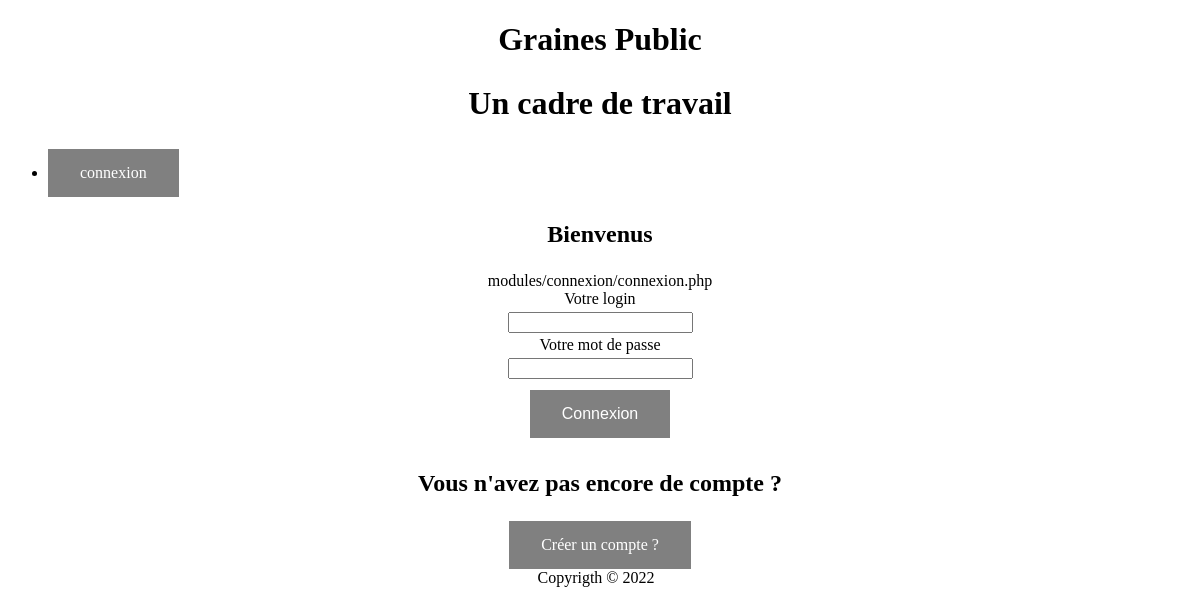
The app's page /index.php?idNav=43446364669 with its own data.
### tables this page shows
CREATE TABLE `dataSite` (
  `idDataSite` int NOT NULL,
  `titre` varchar(50) NOT NULL,
  `sousTitre` varchar(100) NOT NULL,
  `description` varchar(255) NOT NULL,
  `titreHTML` varchar(120) NOT NULL DEFAULT '0'
);

CREATE TABLE `navigation` (
  `idNav` int NOT NULL,
  `nomNav` varchar(30) NOT NULL,
  `cheminNav` varchar(80) NOT NULL,
  `menuVisible` tinyint(1) NOT NULL,
  `zoneMenu` int NOT NULL,
  `ordre` tinyint NOT NULL,
  `niveau` tinyint(1) NOT NULL,
  `valide` tinyint(1) NOT NULL DEFAULT '1',
  `deroulant` tinyint NOT NULL DEFAULT '0',
  `targetRoute` varchar(16) NOT NULL DEFAULT '0'
);

### index.php (called while the page is built, shortened)
<?php
include 'path.php';
include   $cheminFonctions.'formFunction.php';
include   $cheminCorps.'kether.php';
include   $cheminCorps.'head.php';
include   $cheminCorps.'navHigh.php';
include   $cheminCorps.'main.php';
include   $cheminCorps.'foot.php';

### objets/RCUD.php (called while the page is built, shortened)
<?php
class RCUD extends ParamDB {
  private $sql;
  private $param;
  public function __construct($sql, $param) {
    $this->sql = $sql;
    $this->param = $param;
  }
  public function READ() {
    try {
      $conn = new PDO("mysql:host=$this->serverName;dbname=$this->dbName", $this->userName, $this->password);
      $conn->setAttribute(PDO::ATTR_ERRMODE, PDO::ERRMODE_EXCEPTION);
    } catch(PDOException $e) {
     echo "Error: " . $e->getMessage();
    }
    $data = $conn->prepare($this->sql);
    foreach ($this->param as $key) {
      $data->bindParam($key['prep'],$key['variable']);
    }
    $data->execute();
    $data->setFetchMode(PDO::FETCH_ASSOC);
    $dataTraiter = $data->fetchAll();
    return $dataTraiter;
  }
}

### modules/dataSite/objets/getDataSite.php (called while the page is built)
<?php
Class GetDataSite {
  public function getElementSite() {
    $select = "SELECT `titre`, `sousTitre`, `description`, `titreHTML` FROM `dataSite` WHERE `idDataSite` = 1";
    $void = array();
    $readDataSite = new RCUD($select, $void);
    return $readDataSite->READ();
  }
}

### affichages/kether.php (called while the page is built, shortened)
<?php
require 'modules/dataSite/objets/getDataSite.php';
$dataSite = new PrintDataSite();
$dataSiteDB = $dataSite->getElementSite();
$title2 = $dataSiteDB[0]['sousTitre'];
$titleHeader = $dataSiteDB[0]['titreHTML'];

### modules/navigation/bandeau.php (called while the page is built)
<?php
  require 'modules/navigation/objets/getNavigation.php';
  require 'modules/navigation/objets/printNavigation.php';
  $readNav = new PrintNavigation();
  if(isset($_SESSION['role'])) {
      $dataNavBandeau = $readNav->getNav($_SESSION['role']);
  } else {
      $dataNavBandeau = $readNav->getNav(0);
  }
  $readNav->bandeauHaut($dataNavBandeau);

### modules/navigation/objets/getNavigation.php (called while the page is built, shortened)
<?php
Class GetNavigation {
  public function getNav($zoneMenu) {
    $select = "SELECT `nomNav`, `cheminNav`, `zoneMenu`, `ordre`, `niveau`, `valide`, `deroulant`, `targetRoute`
    FROM `navigation`
    WHERE `valide` = 1 AND `niveau` = :niveau AND `menuVisible` = 1 AND `zoneMenu` = 0
    ORDER BY `ordre`";
    $param = [['prep'=>':niveau', 'variable'=>$zoneMenu]];
    $dataNav = new RCUD($select, $param);
    return $dataNav->READ();
  }
  public function getContenus($idNav) {
    $select = "SELECT  `cheminNav`,  `niveau`, `targetRoute` FROM `navigation` WHERE `targetRoute` = :targetRoute AND  `valide` = 1";
    $param = [['prep'=>':targetRoute', 'variable'=>$idNav]];
    $getNav = new RCUD($select, $param);
    return $getNav->READ();
  }
}

### affichages/navHigh.php (the view)
<header>
  <div class="hautPage">
    <h1><?=$titleHeader?></h1>
    <h2><?=$title2?></h2>
  </div>
    <?php include   $cheminObjetsNavigation.'bandeau.php'; ?>
</header>

### modules/navigation/objets/printNavigation.php (shortened to what this page needs)
<?php
Class PrintNavigation extends GetNavigation {
  public function bandeauHaut($variable){
    echo '<ul>';
      foreach ($variable as $key => $value) {
        if(($value['zoneMenu'] == 0)&&($value['deroulant'] == 0)) {
          echo '<li><a href="index.php?idNav='.$value['targetRoute'].'">'.$value['nomNav'].'</a></li>';
        }
      }
    echo '</ul>';
  }
}

### affichages/main.php (shortened to what this page needs)
<main>
  <section>
<?php
    if(isset($_SESSION['login'])) {
      echo '<h3>Session de '.$_SESSION['login'].'</h3>';
    } else {
      echo '<h3>Bienvenus</h3>';
    }
  $dev = true;
 if(isset($_GET['idNav'])) {
    $idNav = filter($_GET['idNav']);
    $chemin = $readNav->getContenus($idNav);
    if($chemin == []) {
        include 'modules/navigation/pageGeneral.php';
    } else {
      if($dev) {
        echo $chemin[0]['cheminNav'];
      }
        if(($_SESSION == [])&&($chemin[0]['niveau'] == 0)) {
          if($chemin[0]['niveau'] == 0) {
            include $chemin[0]['cheminNav'];
          } else {
              include 'modules/navigation/pageGeneral.php';
          }
        } elseif((isset($_SESSION['role']))&&($_SESSION['role'] >= $chemin[0]['niveau'])) {
          include $chemin[0]['cheminNav'];
        } else {
          include 'modules/navigation/pageGeneral.php';
        }
    }
  } else {
    $idNav = 0;
    include 'modules/navigation/pageGeneral.php';
  }
?>
</section>
</main>

### css/master.css (style rules this page uses)
:root { --main-background-color: grey; --main-border: none; --main-color: white; --main-padding: 15px 32px; --main-text-align: center; --main-text-decoration: none; --main-display: inline-block; --main-font-size: 16px; --main-cursor: pointer; }
h1, h2 { font-size: 2em; }
h3 { font-size: 1.5em; }
a { text-decoration: none; }
.hautPage { text-align: center; }
main { text-align: center; }
a { background-color: var(--main-background-color); border: var(--main-border); color: var(--main-color); padding: var(--main-padding); text-align: var(--main-text-align); text-decoration: var(--main-text-decoration); display: var(--main-display); font-size: var(--main-font-size); cursor: var(--main-cursor); }

### records on screen
datasite: titreHTML "Graines Public", sousTitre "Un cadre de travail"
navigation: nomNav "connexion", cheminNav "modules/connexion/connexion.php"

### other values on screen
$value['message'] "Votre login"
$value['message'] "Votre mot de passe"
$button "Connexion"
